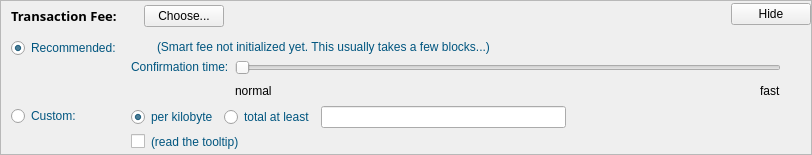
    <widget class="QFrame" name="frameFee">
     <property name="sizePolicy">
      <sizepolicy hsizetype="Expanding" vsizetype="Expanding">
       <horstretch>0</horstretch>
       <verstretch>0</verstretch>
      </sizepolicy>
     </property>
     <property name="maximumSize">
      <size>
       <width>16777215</width>
       <height>16777215</height>
      </size>
     </property>
     <property name="frameShape">
      <enum>QFrame::StyledPanel</enum>
     </property>
     <property name="frameShadow">
      <enum>QFrame::Sunken</enum>
     </property>
     <layout class="QVBoxLayout" name="verticalLayoutFee1">
      <property name="spacing">
       <number>0</number>
      </property>
      <property name="leftMargin">
       <number>0</number>
      </property>
      <property name="topMargin">
       <number>0</number>
      </property>
      <property name="rightMargin">
       <number>0</number>
      </property>
      <property name="bottomMargin">
       <number>0</number>
      </property>
      <item>
       <layout class="QVBoxLayout" name="verticalLayoutFee2" stretch="0,0,0">
        <property name="spacing">
         <number>0</number>
        </property>
        <property name="leftMargin">
         <number>10</number>
        </property>
        <property name="topMargin">
         <number>0</number>
        </property>
        <item>
         <layout class="QHBoxLayout" name="horizontalLayoutFee1">
          <property name="bottomMargin">
           <number>0</number>
          </property>
          <item>
           <layout class="QVBoxLayout" name="verticalLayoutFee7">
            <property name="spacing">
             <number>0</number>
            </property>
            <item>
             <spacer name="verticalSpacerSmartFee">
              <property name="orientation">
               <enum>Qt::Vertical</enum>
              </property>
              <property name="sizeType">
               <enum>QSizePolicy::Fixed</enum>
              </property>
              <property name="sizeHint" stdset="0">
               <size>
                <width>1</width>
                <height>4</height>
               </size>
              </property>
             </spacer>
            </item>
            <item>
             <layout class="QHBoxLayout" name="horizontalLayoutSmartFee">
              <property name="spacing">
               <number>10</number>
              </property>
              <item>
               <widget class="QLabel" name="labelFeeHeadline">
                <property name="sizePolicy">
                 <sizepolicy hsizetype="Preferred" vsizetype="Maximum">
                  <horstretch>0</horstretch>
                  <verstretch>0</verstretch>
                 </sizepolicy>
                </property>
                <property name="font">
                 <font>
                  <family>Segoe Print</family>
                  <pointsize>10</pointsize>
                  <weight>75</weight>
                  <italic>false</italic>
                  <bold>true</bold>
                 </font>
                </property>
                <property name="styleSheet">
                 <string notr="true">font-weight:bold;</string>
                </property>
                <property name="text">
                 <string>Transaction Fee:</string>
                </property>
               </widget>
              </item>
              <item>
               <widget class="QLabel" name="labelFeeMinimized">
                <property name="text">
                 <string/>
                </property>
               </widget>
              </item>
              <item>
               <widget class="QPushButton" name="buttonChooseFee">
                <property name="text">
                 <string>Choose...</string>
                </property>
               </widget>
              </item>
             </layout>
            </item>
            <item>
             <spacer name="verticalSpacer_5">
              <property name="orientation">
               <enum>Qt::Vertical</enum>
              </property>
              <property name="sizeHint" stdset="0">
               <size>
                <width>1</width>
                <height>1</height>
               </size>
              </property>
             </spacer>
            </item>
           </layout>
          </item>
          <item>
           <spacer name="horizontalSpacer_4">
            <property name="orientation">
             <enum>Qt::Horizontal</enum>
            </property>
            <property name="sizeHint" stdset="0">
             <size>
              <width>40</width>
              <height>20</height>
             </size>
            </property>
           </spacer>
          </item>
          <item>
           <widget class="QPushButton" name="buttonMinimizeFee">
            <property name="toolTip">
             <string>collapse fee-settings</string>
            </property>
            <property name="text">
             <string>Hide</string>
            </property>
           </widget>
          </item>
         </layout>
        </item>
        <item>
         <widget class="QFrame" name="frameFeeSelection">
          <layout class="QVBoxLayout" name="verticalLayoutFee12">
           <property name="spacing">
            <number>0</number>
           </property>
           <property name="leftMargin">
            <number>0</number>
           </property>
           <property name="topMargin">
            <number>0</number>
           </property>
           <property name="rightMargin">
            <number>0</number>
           </property>
           <property name="bottomMargin">
            <number>0</number>
           </property>
           <item>
            <layout class="QGridLayout" name="gridLayoutFee">
             <property name="topMargin">
              <number>10</number>
             </property>
             <property name="bottomMargin">
              <number>4</number>
             </property>
             <property name="horizontalSpacing">
              <number>10</number>
             </property>
             <property name="verticalSpacing">
              <number>4</number>
             </property>
             <item row="1" column="1">
              <layout class="QVBoxLayout" name="verticalLayoutFee8">
               <property name="spacing">
                <number>6</number>
               </property>
               <item>
                <layout class="QHBoxLayout" name="horizontalLayoutFee13">
                 <item>
                  <widget class="QRadioButton" name="radioCustomPerKilobyte">
                   <property name="toolTip">
                    <string>If the custom fee is set to 1000 satoshis and the transaction is only 250 bytes, then &quot;per kilobyte&quot; only pays 250 satoshis in fee, while &quot;total at least&quot; pays 1000 satoshis. For transactions bigger than a kilobyte both pay by kilobyte.</string>
                   </property>
                   <property name="styleSheet">
                    <string notr="true">color: rgb(0, 85, 127);</string>
                   </property>
                   <property name="text">
                    <string>per kilobyte</string>
                   </property>
                   <property name="checked">
                    <bool>true</bool>
                   </property>
                   <attribute name="buttonGroup">
                    <string notr="true">groupCustomFee</string>
                   </attribute>
                  </widget>
                 </item>
                 <item>
                  <widget class="QRadioButton" name="radioCustomAtLeast">
                   <property name="toolTip">
                    <string>If the custom fee is set to 1000 satoshis and the transaction is only 250 bytes, then &quot;per kilobyte&quot; only pays 250 satoshis in fee, while &quot;total at least&quot; pays 1000 satoshis. For transactions bigger than a kilobyte both pay by kilobyte.</string>
                   </property>
                   <property name="styleSheet">
                    <string notr="true">color: rgb(0, 85, 127);</string>
                   </property>
                   <property name="text">
                    <string>total at least</string>
                   </property>
                   <attribute name="buttonGroup">
                    <string notr="true">groupCustomFee</string>
                   </attribute>
                  </widget>
                 </item>
                 <item>
                  <widget class="BitcoinAmountField" name="customFee"/>
                 </item>
                 <item>
                  <spacer name="horizontalSpacer_6">
                   <property name="orientation">
                    <enum>Qt::Horizontal</enum>
                   </property>
                   <property name="sizeHint" stdset="0">
                    <size>
                     <width>1</width>
                     <height>1</height>
                    </size>
                   </property>
                  </spacer>
                 </item>
                </layout>
               </item>
               <item>
                <layout class="QHBoxLayout" name="horizontalLayoutFee8">
                 <item>
                  <widget class="QCheckBox" name="checkBoxMinimumFee">
                   <property name="toolTip">
                    <string>Paying only the minimum fee is just fine as long as there is less transaction volume than space in the blocks. But be aware that this can end up in a never confirming transaction once there is more demand for zurcoin transactions than the network can process.</string>
                   </property>
                   <property name="text">
                    <string/>
                   </property>
                  </widget>
                 </item>
                 <item>
                  <widget class="QLabel" name="labelMinFeeWarning">
                   <property name="enabled">
                    <bool>true</bool>
                   </property>
                   <property name="toolTip">
                    <string>Paying only the minimum fee is just fine as long as there is less transaction volume than space in the blocks. But be aware that this can end up in a never confirming transaction once there is more demand for zurcoin transactions than the network can process.</string>
                   </property>
                   <property name="styleSheet">
                    <string notr="true">color: rgb(0, 85, 127);</string>
                   </property>
                   <property name="text">
                    <string>(read the tooltip)</string>
                   </property>
                   <property name="margin">
                    <number>5</number>
                   </property>
                  </widget>
                 </item>
                 <item>
                  <spacer name="horizontalSpacer_2">
                   <property name="orientation">
                    <enum>Qt::Horizontal</enum>
                   </property>
                   <property name="sizeHint" stdset="0">
                    <size>
                     <width>1</width>
                     <height>1</height>
                    </size>
                   </property>
                  </spacer>
                 </item>
                </layout>
               </item>
              </layout>
             </item>
             <item row="0" column="0">
              <layout class="QVBoxLayout" name="verticalLayoutFee4" stretch="0,1">
               <item>
                <widget class="QRadioButton" name="radioSmartFee">
                 <property name="styleSheet">
                  <string notr="true">color: rgb(0, 85, 127);</string>
                 </property>
                 <property name="text">
                  <string>Recommended:</string>
                 </property>
                 <property name="checked">
                  <bool>true</bool>
                 </property>
                 <attribute name="buttonGroup">
                  <string notr="true">groupFee</string>
                 </attribute>
                </widget>
               </item>
               <item>
                <spacer name="verticalSpacer_2">
                 <property name="orientation">
                  <enum>Qt::Vertical</enum>
                 </property>
                 <property name="sizeHint" stdset="0">
                  <size>
                   <width>1</width>
                   <height>1</height>
                  </size>
                 </property>
                </spacer>
               </item>
              </layout>
             </item>
             <item row="1" column="0">
              <layout class="QVBoxLayout" name="verticalLayoutFee9" stretch="0,1">
               <item>
                <widget class="QRadioButton" name="radioCustomFee">
                 <property name="styleSheet">
                  <string notr="true">color: rgb(0, 85, 127);</string>
                 </property>
                 <property name="text">
                  <string>Custom:</string>
                 </property>
                 <attribute name="buttonGroup">
                  <string notr="true">groupFee</string>
                 </attribute>
                </widget>
               </item>
               <item>
                <spacer name="verticalSpacer_6">
                 <property name="orientation">
                  <enum>Qt::Vertical</enum>
                 </property>
                 <property name="sizeHint" stdset="0">
                  <size>
                   <width>1</width>
                   <height>1</height>
                  </size>
                 </property>
                </spacer>
               </item>
              </layout>
             </item>
             <item row="0" column="1">
              <layout class="QVBoxLayout" name="verticalLayoutFee3" stretch="0,0,1">
               <property name="spacing">
                <number>6</number>
               </property>
               <property name="topMargin">
                <number>2</number>
               </property>
               <item>
                <layout class="QHBoxLayout" name="horizontalLayoutFee12">
                 <item>
                  <widget class="QLabel" name="labelSmartFee">
                   <property name="text">
                    <string/>
                   </property>
                   <property name="margin">
                    <number>2</number>
                   </property>
                  </widget>
                 </item>
                 <item>
                  <widget class="QLabel" name="labelFeeEstimation">
                   <property name="text">
                    <string/>
                   </property>
                  </widget>
                 </item>
                 <item>
                  <widget class="QLabel" name="labelSmartFee2">
                   <property name="styleSheet">
                    <string notr="true">color: rgb(0, 85, 127);</string>
                   </property>
                   <property name="text">
                    <string>(Smart fee not initialized yet. This usually takes a few blocks...)</string>
                   </property>
                   <property name="margin">
                    <number>2</number>
                   </property>
                  </widget>
                 </item>
                 <item>
                  <spacer name="horizontalSpacer_5">
                   <property name="orientation">
                    <enum>Qt::Horizontal</enum>
                   </property>
                   <property name="sizeHint" stdset="0">
                    <size>
                     <width>1</width>
                     <height>1</height>
                    </size>
                   </property>
                  </spacer>
                 </item>
                </layout>
               </item>
               <item>
                <layout class="QHBoxLayout" name="horizontalLayoutFee9">
                 <item>
                  <layout class="QVBoxLayout" name="verticalLayoutFee6">
                   <item>
                    <widget class="QLabel" name="labelSmartFee3">
                     <property name="styleSheet">
                      <string notr="true">color: rgb(0, 85, 127);</string>
                     </property>
                     <property name="text">
                      <string>Confirmation time:</string>
                     </property>
                     <property name="margin">
                      <number>2</number>
                     </property>
                    </widget>
                   </item>
                   <item>
                    <spacer name="verticalSpacer_3">
                     <property name="orientation">
                      <enum>Qt::Vertical</enum>
                     </property>
                     <property name="sizeHint" stdset="0">
                      <size>
                       <width>1</width>
                       <height>1</height>
                      </size>
                     </property>
                    </spacer>
                   </item>
                  </layout>
                 </item>
                 <item>
                  <layout class="QVBoxLayout" name="verticalLayoutFee5">
                   <property name="rightMargin">
                    <number>30</number>
                   </property>
                   <item>
                    <widget class="QSlider" name="sliderSmartFee">
                     <property name="minimum">
                      <number>0</number>
                     </property>
                     <property name="maximum">
                      <number>24</number>
                     </property>
                     <property name="pageStep">
                      <number>1</number>
                     </property>
                     <property name="value">
                      <number>0</number>
                     </property>
                     <property name="orientation">
                      <enum>Qt::Horizontal</enum>
                     </property>
                     <property name="invertedAppearance">
                      <bool>false</bool>
                     </property>
                     <property name="invertedControls">
                      <bool>false</bool>
                     </property>
                     <property name="tickPosition">
                      <enum>QSlider::NoTicks</enum>
                     </property>
                    </widget>
                   </item>
                   <item>
                    <layout class="QHBoxLayout" name="horizontalLayoutFee10">
                     <item>
                      <widget class="QLabel" name="labelSmartFeeNormal">
                       <property name="text">
                        <string>normal</string>
                       </property>
                      </widget>
                     </item>
                     <item>
                      <spacer name="horizontalSpacer_3">
                       <property name="orientation">
                        <enum>Qt::Horizontal</enum>
                       </property>
                       <property name="sizeHint" stdset="0">
                        <size>
                         <width>40</width>
                         <height>20</height>
                        </size>
                       </property>
                      </spacer>
                     </item>
                     <item>
                      <widget class="QLabel" name="labelSmartFeeFast">
                       <property name="text">
                        <string>fast</string>
                       </property>
                      </widget>
                     </item>
                    </layout>
                   </item>
                  </layout>
                 </item>
                </layout>
               </item>
               <item>
                <spacer name="verticalSpacer_4">
                 <property name="orientation">
                  <enum>Qt::Vertical</enum>
                 </property>
                 <property name="sizeHint" stdset="0">
                  <size>
                   <width>1</width>
                   <height>1</height>
                  </size>
                 </property>
                </spacer>
               </item>
              </layout>
             </item>
            </layout>
           </item>
          </layout>
         </widget>
        </item>
        <item>
         <spacer name="verticalSpacerFee">
          <property name="orientation">
           <enum>Qt::Vertical</enum>
          </property>
          <property name="sizeHint" stdset="0">
           <size>
            <width>800</width>
            <height>1</height>
           </size>
          </property>
         </spacer>
        </item>
       </layout>
      </item>
     </layout>
    </widget>
